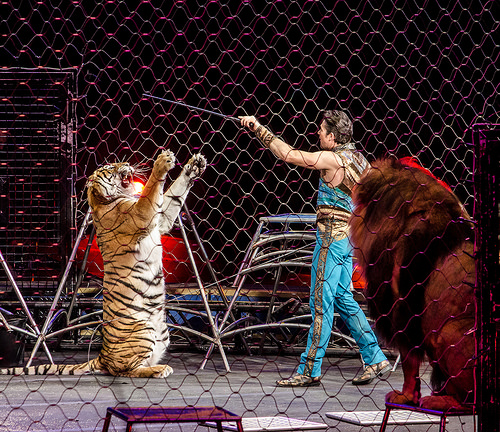
#> input picture DATA/black_and_white_test_set/ILSVRC2015_test_00001472.JPEG, 500 x 432 px, found by its file name; its folder holds 4 pictures in this run
$ python Color_to_bw_convert.py
#> lines starting #> are read from the running program, lines starting #| are printed output that depends on the picture
import os
from PIL import Image

# Define the folder path
folder_path = '..\\DATA\\black_and_white_test_set\\'

# Loop through each file in the folder
for file_name in os.listdir(folder_path):
    # Check if the file is a JPG
    if file_name.endswith('.JPEG'):
        #print("if statement passes")
        # Create a full file path
        file_path = os.path.join(folder_path, file_name)

        # Load the image
        with Image.open(file_path) as img:
            #convert to black and white using pillow
#> img is the input picture: PIL image 500x432 RGB; mean R, G, B 65.7, 47.9, 49.5
            img_gray = img.convert('L')
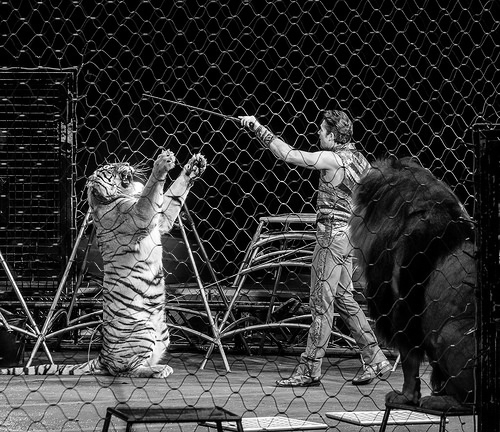
#> img_gray: PIL image 500x432 L; min 0, max 255, mean 53.4

            # Save the rotated image (overwriting the original or to a new location)
            img_gray.save(os.path.join(folder_path, 'bw_' + file_name))
            #removing old images
        os.remove(file_path)
#> pass 2 of the loop `for file_name in os.listdir(folder_path):`:
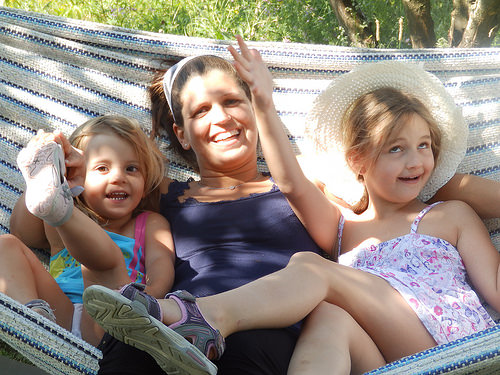
#> input picture DATA/black_and_white_test_set/ILSVRC2015_test_00001516.JPEG, 500 x 375 px, found by its file name
#> img is the input picture: PIL image 500x375 RGB; mean R, G, B 149, 138.1, 128.8
#> `img_gray = img.convert('L')`:
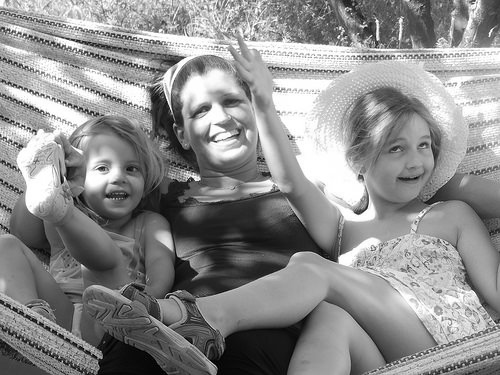
#> img_gray: PIL image 500x375 L; min 0, max 255, mean 140.3
#> pass 3 of the loop `for file_name in os.listdir(folder_path):`:
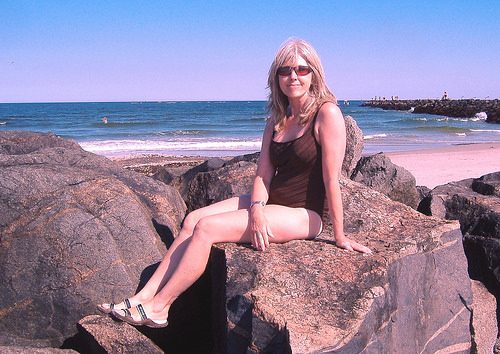
#> input picture DATA/black_and_white_test_set/ILSVRC2015_test_00001653.JPEG, 500 x 354 px, found by its file name
#> img is the input picture: PIL image 500x354 RGB; mean R, G, B 148.3, 133.5, 161.5
#> `img_gray = img.convert('L')`:
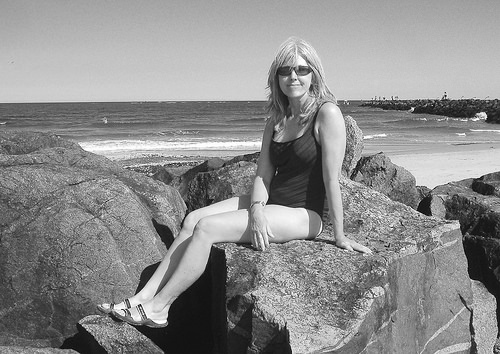
#> img_gray: PIL image 500x354 L; min 2, max 255, mean 141.2
#> the loop made 4 passes; the first 3 are shown
